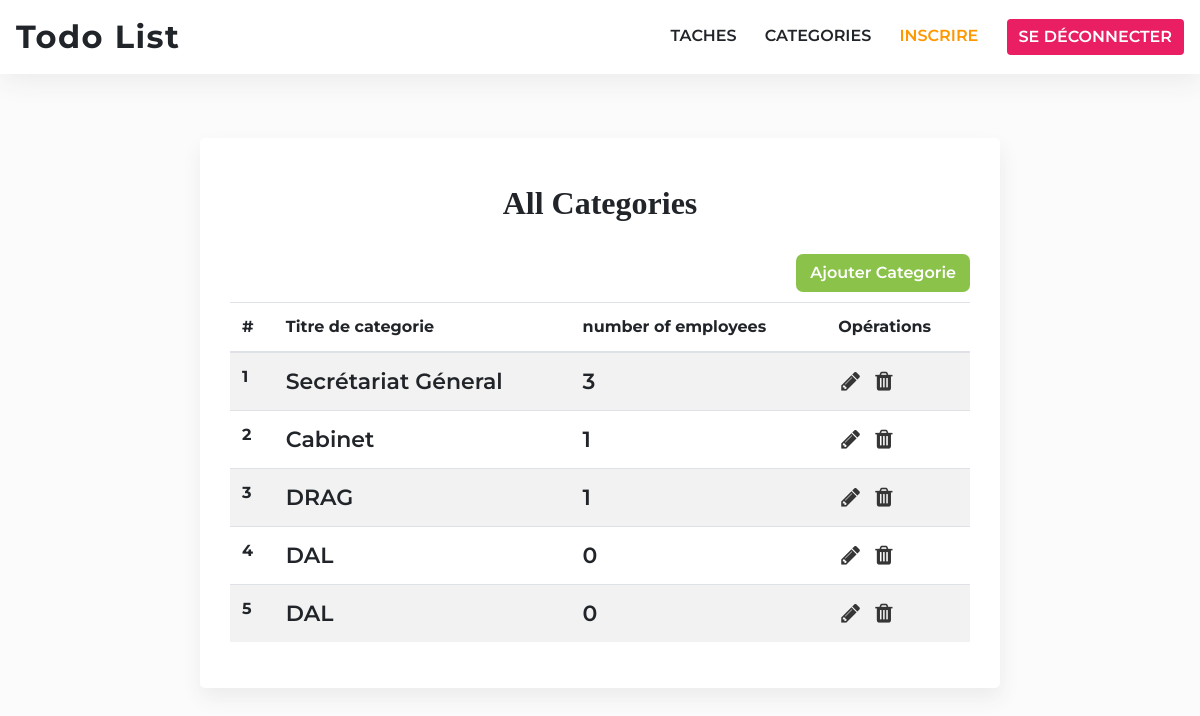
/categories (signed in), run on the app's committed database.
### app/models/Model.py (models this page shows, shortened)
class Category(db.Model):
    id = db.Column(db.Integer, primary_key=True)
    title = db.Column(db.String(100), nullable=False)
    users = db.relationship('User', backref='category', lazy="dynamic")

### app/views/category.py (the view)
@category.route('/categories')
@login_required
def categories():
    title = "categories"
    categories = Category.query.all()
    return render_template('categories/index.html',title=title, categories=categories)

### app/templates/categories/index.html (shortened to what this page needs)
{% extends "base.html" %} {% block title %}{{ title }}{% endblock %} {% block
content %}
<div class="container all-tasks col-md-8">
  <table class="table table-striped">
    <div>
      <h2>All categories</h2>
    </div>
    <a class="add-category-btn" href="{{ url_for('category.new_category') }}">Ajouter categorie</a>
    <thead>
      <tr>
        <th scope="col">#</th>
        <th scope="col">Titre de categorie</th>
        <th scope="col">number of employees</th>
        <th scope="col">Opérations</th>
      </tr>
    </thead>
    {% if categories|length <= 0 %}
    <tbody>
      <tr>
        <td colspan="5" class="no-tasks">Il n'y a pas encore des categories.</td>
      </tr>
    </tbody>
    {% else %}
    <tbody>
      {% for category in categories %}
      <tr>
        <th scope="row">{{ loop.index }}</th>
        <td>{{ category.title }}</td>
        <td> {{ category.users.all()|length }} </td>
        <td class="crud-operations">
          <a href="{{ url_for('category.edit_category', id=category.id) }}">
            <i class="fa fa-pencil" aria-hidden="true"></i>
          </a>
          <form
            id="delete-category"
            action="{{ url_for('category.delete', id=category.id) }}"
            style="display: inline"
            method="POST"
          >
            <button type="submit">
              <i class="fa fa-trash" aria-hidden="true"></i>
            </button>
          </form>
        </td>
      </tr>
      {% endfor %}
    </tbody>
    {% endif %}
  </table>
</div>
{% endblock %}

### app/static/css/beauty.css (style rules this page uses)
* { font-family: "Montserrat", sans-serif; box-sizing: border-box; }
body { padding-bottom: 4rem; background: #fbfbfb; }
h1, h2, h4, p { font-family: "Arvo", serif; }
.all-tasks { margin-top: 4rem; background: #fff; padding: 30px; box-shadow: 1px 10px 20px #ececec; border-radius: 5px; }
.all-tasks h2 { text-align: center; font-weight: 900; font-size: 2rem; margin: 1rem 0 2rem; color: #212529; text-transform: capitalize; }
.all-tasks table tbody tr .crud-operations a { text-decoration: none; margin: 0 3px; color: #353535; transition: 0.3s all ease-in-out; }
.all-tasks table tbody tr .crud-operations form button { border: none; background: no-repeat; color: #353535; transition: 0.3s all ease-in-out; }
.all-tasks table tbody tr td { font-weight: 600; font-size: 22px; text-align: left; }
.add-category-btn { float: right; margin-bottom: 10px; background: #8bc34a; padding: 7px 14px; color: white; font-weight: 600; text-transform: capitalize; border-radius: 7px; text-decoration: none; transition: .3s all ease-in-out; }

### data on the page
Category: title "Secrétariat Géneral", users.all|length "3"
Category: title "Cabinet", users.all|length "1"
Category: title "DRAG", users.all|length "1"
Category: title "DAL", users.all|length "0"
Category: title "DAL", users.all|length "0"
